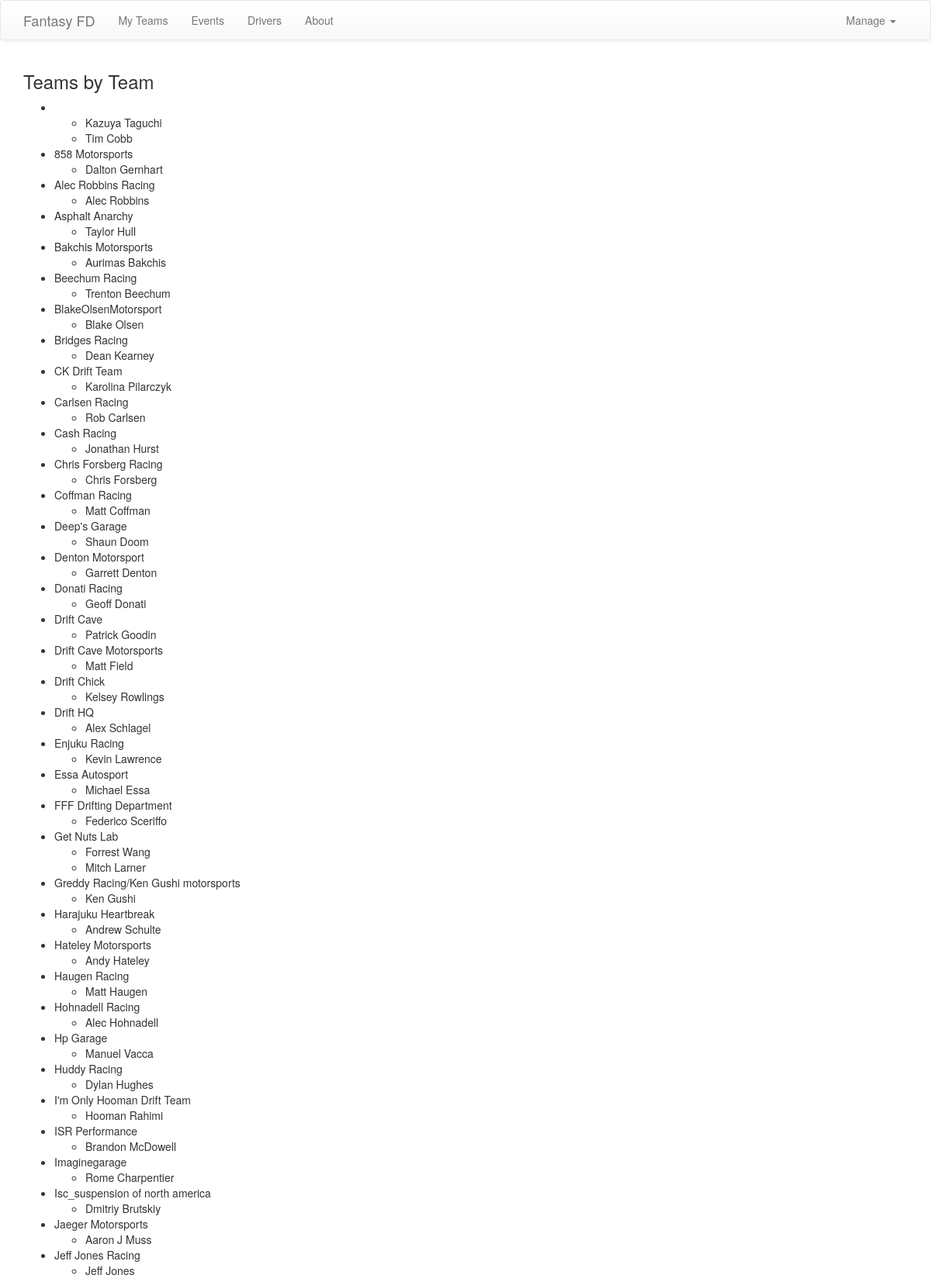
The page /teams/teams/ (upper part) on the database its author committed.
### drift/models.py (models this page shows, shortened)
class Racer(models.Model):
    created_at = models.DateTimeField(auto_now_add=True)
    modified_at = models.DateTimeField(auto_now=True)
    name = models.TextField()
    team_name = models.TextField(blank=True)
    driver_url_slug = models.TextField()
    car_number = models.IntegerField()
    car_manuf = models.TextField()

### drift/views.py (the view)
# urls.py: path('teams/teams/', views.TeamView.as_view(), name='listTeams'),
class TeamView(View):
    def get(self, request, teamName=None):
        racers = Racer.objects.all().order_by('team_name', 'name')
        owner = False
        if teamName is not None:
            racers = racers.filter(team_name=teamName)
        teams = OrderedDict()
        for racer in racers:
            try:
                teams[racer.team_name].append(racer)
            except KeyError:
                teams[racer.team_name] = [racer]
        context = {
            'teams': teams,
            'racers': racers,
            'facetBy': 'Team',
            'teamName': teamName,
            'owner': owner
        }
        return render(request, 'drift/teamView.html', context)

### drift/templates/drift/teamView.html (shortened to what this page needs)
{% extends "base.html" %}
{% block title_page %}
    <h3>Teams by {{ facetBy }}</h3>
{% endblock title_page %}
{% block content %}
    {% if teamName is None %}
        <ul>
            {% for team, racers in teams.items %}
                <li>{{ team }}
                    <ul>
                        {% for racer in racers %}
                            <li>{{ racer.name }}</li>
                        {% endfor %}
                    </ul>
                </li>
            {% endfor %}
        </ul>
    {% endif %}
{% endblock content %}

### rows shown on the page
Racer: name "Kazuya Taguchi"
Racer: name "Tim Cobb"
Racer: team_name "858 Motorsports", name "Dalton Gernhart"
Racer: team_name "Alec Robbins Racing", name "Alec Robbins"
Racer: team_name "Asphalt Anarchy", name "Taylor Hull"
Racer: team_name "Bakchis Motorsports", name "Aurimas Bakchis"
Racer: team_name "Beechum Racing", name "Trenton Beechum"
Racer: team_name "BlakeOlsenMotorsport", name "Blake Olsen"
Racer: team_name "Bridges Racing", name "Dean Kearney"
Racer: team_name "CK Drift Team", name "Karolina Pilarczyk"
Racer: team_name "Carlsen Racing", name "Rob Carlsen"
Racer: team_name "Cash Racing", name "Jonathan Hurst"
Racer: team_name "Chris Forsberg Racing", name "Chris Forsberg"
Racer: team_name "Coffman Racing", name "Matt Coffman"
Racer: team_name "Deep's Garage", name "Shaun Doom"
Racer: team_name "Denton Motorsport", name "Garrett Denton"
Racer: team_name "Donati Racing", name "Geoff Donati"
Racer: team_name "Drift Cave", name "Patrick Goodin"
Racer: team_name "Drift Cave Motorsports", name "Matt Field"
Racer: team_name "Drift Chick", name "Kelsey Rowlings"
Racer: team_name "Drift HQ", name "Alex Schlagel"
Racer: team_name "Enjuku Racing", name "Kevin Lawrence"
Racer: team_name "Essa Autosport", name "Michael Essa"
Racer: team_name "FFF Drifting Department", name "Federico Sceriffo"
Racer: team_name "Get Nuts Lab", name "Forrest Wang"
Racer: name "Mitch Larner"
Racer: team_name "Greddy Racing/Ken Gushi motorsports", name "Ken Gushi"
Racer: team_name "Harajuku Heartbreak", name "Andrew Schulte"
Racer: team_name "Hateley Motorsports", name "Andy Hateley"
Racer: team_name "Haugen Racing", name "Matt Haugen"
Racer: team_name "Hohnadell Racing", name "Alec Hohnadell"
Racer: team_name "Hp Garage", name "Manuel Vacca"
Racer: team_name "Huddy Racing", name "Dylan Hughes"
Racer: team_name "I'm Only Hooman Drift Team", name "Hooman Rahimi"
Racer: team_name "ISR Performance", name "Brandon McDowell"
Racer: team_name "Imaginegarage", name "Rome Charpentier"
Racer: team_name "Isc_suspension of north america", name "Dmitriy Brutskiy"
Racer: team_name "Jaeger Motorsports", name "Aaron J Muss"
Racer: team_name "Jeff Jones Racing", name "Jeff Jones"

### other values the page prints
{{ facetBy }} "Team"
